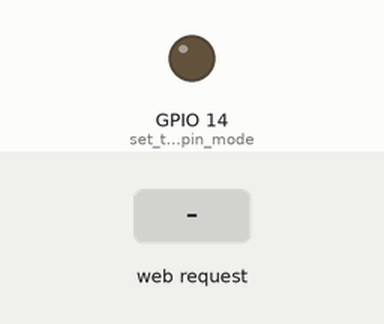
Recording of a sketch running on a simulated ESP32. On the bench: output pins drawn as LEDs (lit = HIGH). Inputs (shaded band) come from the test bench. WiFi joins after 1.5 s; servers stay silent unless stated; what the sketch prints to the serial monitor is not drawn.

Above: at 2.7 s.
2.8 s: HTTP request GET /H received
At 3.3 s:
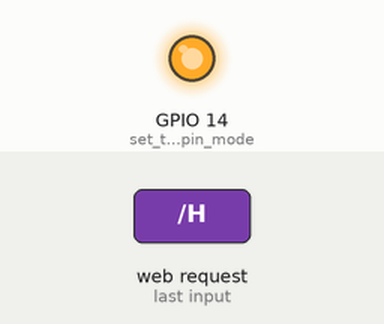
4.3 s: HTTP request GET /L received
At 5.7 s:
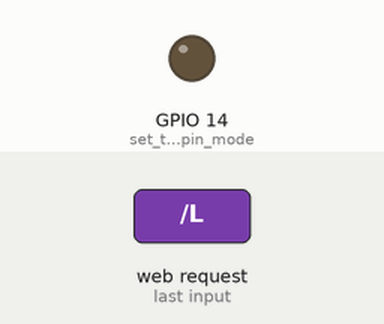
Timing chart, 0 to 7.3 s (numbered marks = the images above; inputs shaded):
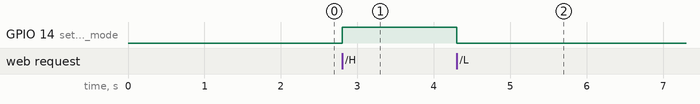

Measured:
- after the input at 2.8 s, GPIO 14 (set_the_LED_pin_mode): LOW → HIGH at once
- after the input at 4.3 s, GPIO 14 (set_the_LED_pin_mode): HIGH → LOW at once

The sketch:

011_WiFiApplianceControl.ino
```cpp
/*
 WiFi Web Server LED Blink

 A simple web server that lets you blink an LED via the web.
 This sketch will print the IP address of your WiFi Shield (once connected)
 to the Serial monitor. From there, you can open that address in a web browser
 to turn on and off the LED on pin 5.

 If the IP address of your shield is yourAddress:
 http://yourAddress/H turns the LED on
 http://yourAddress/L turns it off

 This example is written for a network using WPA encryption. For
 WEP or WPA, change the Wifi.begin() call accordingly.

 Circuit:
 * WiFi shield attached
 * LED attached to pin 5

 created for arduino 25 Nov 2012
 by Tom Igoe

ported for sparkfun esp32
31.01.2017 by Jan Hendrik Berlin

 */

#include <WiFi.h>
#include <Wire.h>

const char* ssid     = "HomeWiFi01";
const char* password = "home@*1*";

WiFiServer server(80);

IPAddress local_IP(192,168,1,112);
IPAddress gateway(192,168,1,1);
IPAddress subnet(255, 255, 0, 0);
IPAddress primaryDNS(8, 8, 8, 8);
IPAddress secondaryDNS(8, 8, 4, 4);

void setup()
{
    Serial.begin(115200);
    pinMode(14, OUTPUT);      // set the LED pin mode

    delay(10);

    // We start by connecting to a WiFi network
    WiFi.config(local_IP,gateway,subnet,primaryDNS,secondaryDNS);
    Serial.println();
    Serial.println();
    Serial.print("Connecting to ");
    Serial.println(ssid);

    WiFi.begin(ssid, password);
//     WiFi.config(local_IP,gateway);
    while (WiFi.status() != WL_CONNECTED) {
        delay(500);
        Serial.print(".");
    }

    Serial.println("");
    Serial.println("WiFi connected.");
    Serial.println("IP address: ");
    Serial.println(WiFi.localIP());

    server.begin();

}

int value = 0;

void loop(){
 WiFiClient client = server.available();   // listen for incoming clients

  if (client) {                             // if you get a client,
    Serial.println("New Client.");           // print a message out the serial port
    String currentLine = "";                // make a String to hold incoming data from the client
    while (client.connected()) {            // loop while the client's connected
      if (client.available()) {             // if there's bytes to read from the client,
        char c = client.read();             // read a byte, then
        Serial.write(c);                    // print it out the serial monitor
        if (c == '\n') {                    // if the byte is a newline character

          // if the current line is blank, you got two newline characters in a row.
          // that's the end of the client HTTP request, so send a response:
          if (currentLine.length() == 0) {
            // HTTP headers always start with a response code (e.g. HTTP/1.1 200 OK)
            // and a content-type so the client knows what's coming, then a blank line:
            client.println("HTTP/1.1 200 OK");
            client.println("Content-type:text/html");
            client.println();

            // the content of the HTTP response follows the header:
            client.print("Click <a href=\"/H\">here</a> to turn the LED on pin 14 on.<br>");
            client.print("Click <a href=\"/L\">here</a> to turn the LED on pin 14 off.<br>");

            // The HTTP response ends with another blank line:
            client.println();
            // break out of the while loop:
            break;
          } else {    // if you got a newline, then clear currentLine:
            currentLine = "";
          }
        } else if (c != '\r') {  // if you got anything else but a carriage return character,
          currentLine += c;      // add it to the end of the currentLine
        }

        // Check to see if the client request was "GET /H" or "GET /L":
        if (currentLine.endsWith("GET /H")) {
          digitalWrite(14, HIGH);               // GET /H turns the LED on
        }
        if (currentLine.endsWith("GET /L")) {
          digitalWrite(14, LOW);                // GET /L turns the LED off
        }
      }
    }
    // close the connection:
    client.stop();
    Serial.println("Client Disconnected.");
  }
}
```
